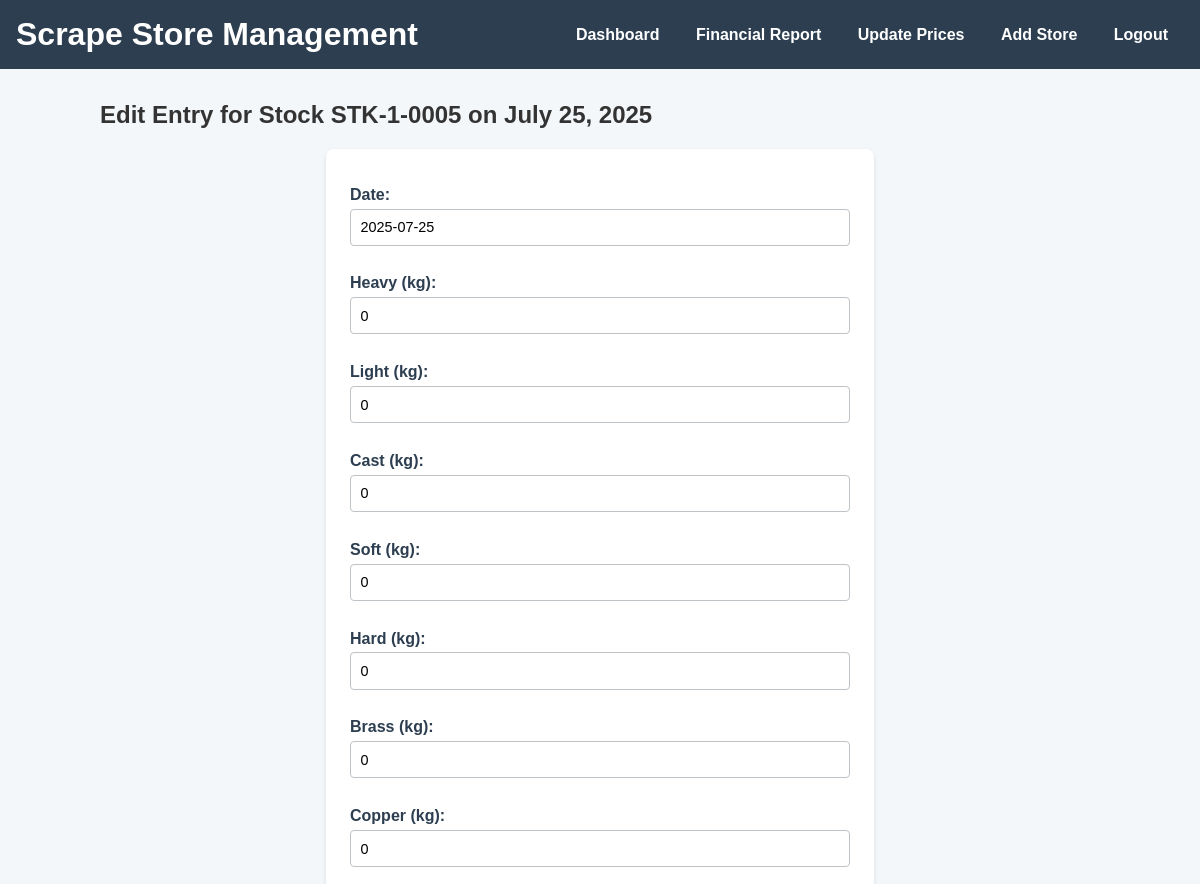
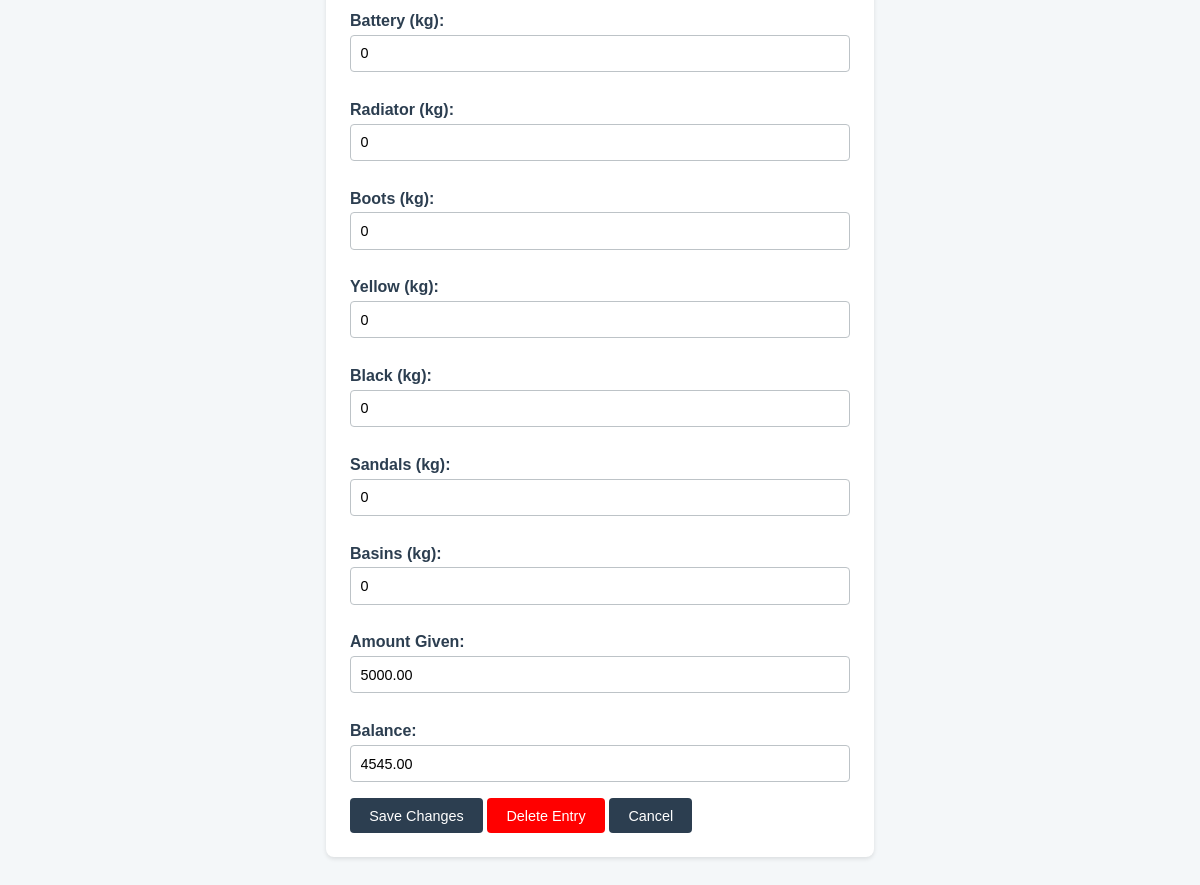
The app's page /edit-entry/90/ (signed in) with its own data (2 pictures, top to bottom).
### core/models.py (models this page shows, shortened)
class Stock(models.Model):
    store = models.ForeignKey(Store, on_delete=models.CASCADE, related_name='stocks')
    stock_number = models.CharField(max_length=20, unique=True, blank=True)
    created_date = models.DateTimeField(auto_now_add=True)
    is_active = models.BooleanField(default=True)

class StockEntry(models.Model):
    stock = models.ForeignKey(Stock, on_delete=models.CASCADE, related_name='entries')
    date = models.DateField()
    weights = models.JSONField(default=dict)
    amount_given = models.DecimalField(max_digits=10, decimal_places=2, default=0)
    entered_amount_given = models.DecimalField(max_digits=10, decimal_places=2, default=0)
    balance = models.DecimalField(max_digits=10, decimal_places=2, default=0)
    amount_used = models.DecimalField(max_digits=10, decimal_places=2, default=0)
    class Meta:
        unique_together = ['stock', 'date']

### core/views.py (the view)
# urls.py: path('edit-entry/<int:entry_id>/', views.edit_entry, name='edit_entry'),
@login_required
def edit_entry(request, entry_id):
    entry = get_object_or_404(StockEntry, id=entry_id, stock__store__owner=request.user)
    if request.method == 'POST':
        if 'delete' in request.POST:
            store_id = entry.stock.store.id
            stock = entry.stock
            deleted_date = entry.date
            entry.delete()
            subsequent_entries = StockEntry.objects.filter(stock=stock, date__gt=deleted_date).order_by('date')
            previous_entry = StockEntry.objects.filter(stock=stock, date__lt=deleted_date).order_by('-date').first()
            previous_balance = float(previous_entry.balance) if previous_entry else 0
            for sub_entry in subsequent_entries:
                sub_entry.amount_given = float(sub_entry.entered_amount_given) + previous_balance
                sub_entry.amount_used = float(sub_entry.amount_given) - float(sub_entry.balance)
                if sub_entry.amount_used < 0:
                    sub_entry.amount_used = 0
                    sub_entry.balance = float(sub_entry.amount_given)
                sub_entry.save()
                previous_balance = float(sub_entry.balance)
            return redirect('store_detail', store_id=store_id)
        form = StockEntryEditForm(request.POST, instance=entry)
        if form.is_valid():
            form.save()
            stock = entry.stock
            edited_date = entry.date
            subsequent_entries = StockEntry.objects.filter(stock=stock, date__gt=edited_date).order_by('date')
            previous_balance = float(entry.balance)
            for sub_entry in subsequent_entries:
                sub_entry.amount_given = float(sub_entry.entered_amount_given) + previous_balance
                sub_entry.amount_used = float(sub_entry.amount_given) - float(sub_entry.balance)
                if sub_entry.amount_used < 0:
                    sub_entry.amount_used = 0
                    sub_entry.balance = float(sub_entry.amount_given)
                sub_entry.save()
                previous_balance = float(sub_entry.balance)
            return redirect('store_detail', store_id=entry.stock.store.id)
    else:
        form = StockEntryEditForm(instance=entry)
    context = {
        'form': form,
        'stock': entry.stock,
        'scrap_types': SCRAP_TYPES,
        'entry': entry,
    }
    return render(request, 'core/edit_entry.html', context)

### core/forms.py (shortened to what this page needs)
class StockEntryEditForm(forms.ModelForm):
    class Meta:
        model = StockEntry
        fields = ['date', 'entered_amount_given', 'balance']
    def __init__(self, *args, **kwargs):
        super().__init__(*args, **kwargs)
        self.fields['entered_amount_given'].label = "Amount Given"
        self.fields['entered_amount_given'].required = True
        self.fields['balance'].required = True
        for scrap_type, label in SCRAP_TYPES:
            self.fields[scrap_type] = forms.FloatField(
                label=label,
                required=False,
                initial=lambda s, t=scrap_type: s.instance.weights.get(t, 0)
            )

### core/templatetags/dict_tags.py (called while the page is built)
@register.filter
def dict_get(dictionary, key):
    return dictionary.get(key)

### core/templates/core/edit_entry.html (shortened to what this page needs)
{% extends 'core/base.html' %}
{% load dict_tags %}
{% block content %}
    <h2>Edit Entry for Stock {{ stock.stock_number }} on {{ entry.date }}</h2>
    <form method="post">
        {{ form.date.label_tag }} {{ form.date }}
        {% for scrap_type, label in scrap_types %}
            <label for="id_{{ scrap_type }}">{{ label }} (kg):</label>
            <input type="number" step="0.1" name="{{ scrap_type }}" id="id_{{ scrap_type }}" value="{{ form.initial|dict_get:scrap_type|default:0 }}" required>
        {% endfor %}
        {{ form.entered_amount_given.label_tag }} {{ form.entered_amount_given }}
        {{ form.balance.label_tag }} {{ form.balance }}
        <button type="submit">Save Changes</button>
        <button type="submit" name="delete" value="delete" style="background-color: red; color: white;">Delete Entry</button>
        <a href="{% url 'store_detail' stock.store.id %}" class="btn">Cancel</a>
    </form>
{% endblock %}

### static/core/css/styles.css (style rules this page uses)
body { font-family: 'Arial', sans-serif; margin: 0; padding: 0; background-color: #f4f7f9; color: #333; overflow-x: hidden; }
button, .btn { background-color: #2c3e50; color: white; padding: 0.6rem 1.2rem; border: none; border-radius: 4px; cursor: pointer; text-decoration: none; display: inline-block; font-size: 0.9em; }
form { background-color: white; padding: 1.5rem; border-radius: 8px; box-shadow: 0 2px 4px rgba(0,0,0,0.1); max-width: 500px; margin: 0 auto; }
form label { display: block; margin: 0.8rem 0 0.3rem; color: #2c3e50; font-weight: bold; }
form input, form select { width: 100%; padding: 0.6rem; margin-bottom: 1rem; border: 1px solid #bdc3c7; border-radius: 4px; box-sizing: border-box; font-size: 0.9em; }
form input[type="number"] { appearance: textfield; -moz-appearance: textfield; }

### records on screen
Stock: stock_number "STK-1-0005"
StockEntry: date "July 25, 2025", date "2025-07-25", entered_amount_given "5000.00", balance "4545.00"

### other values on screen
{{ label }} "Heavy" "Light" "Cast" "Soft" "Hard" "Brass" "Copper" "Battery" "Radiator" "Boots" "Yellow" "Black" "Sandals" "Basins"
